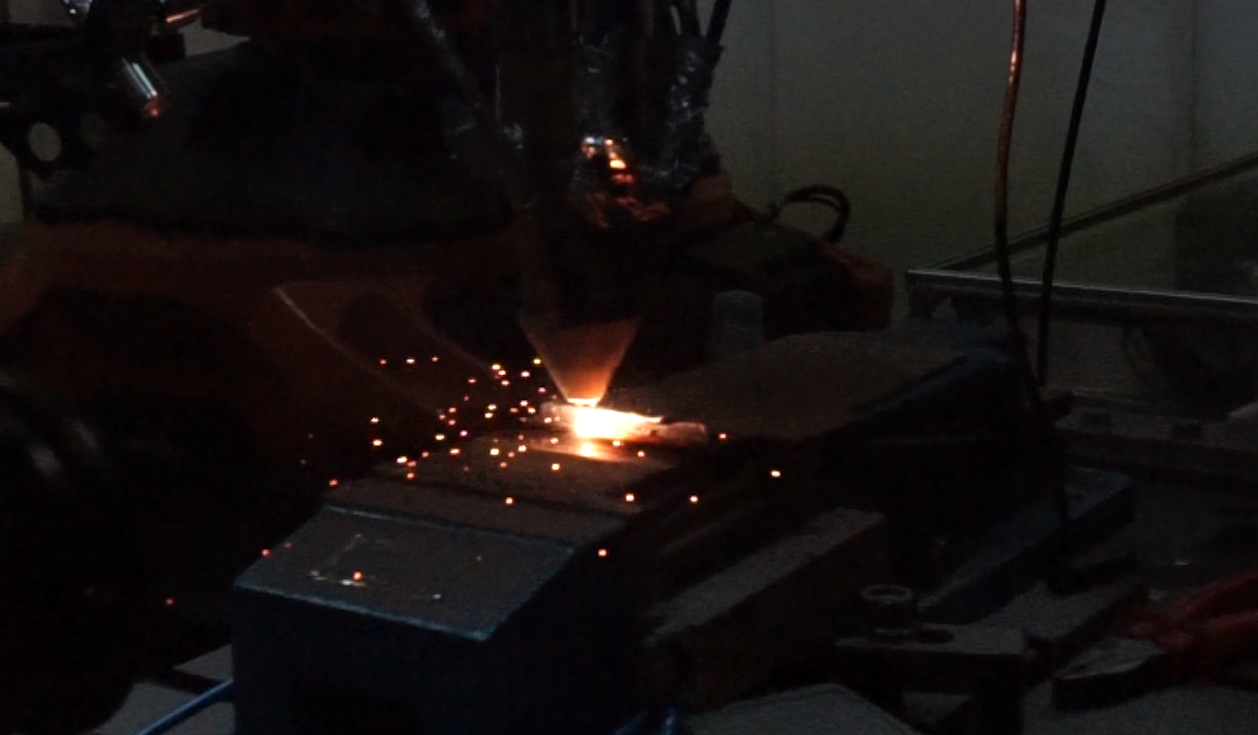
#> input picture code/video_camera_image_processing/test.png, 1258 x 735 px
$ jupyter execute algorithm_development.ipynb
#> lines starting #> are read from the running program, lines starting #| are printed output that depends on the picture; after the words box and inside, x2 and y2 are one past the last pixel; in counts of white or black regions, pixels touching at a corner belong together
### Function to identify the mask boundary points

[cell 1]
import cv2

# Initialize a list to store the coordinates
polygon_vertices = []

def draw_circle(event, x, y, flags, param):
    global polygon_vertices

    if event == cv2.EVENT_LBUTTONDOWN:
        # Add the point to the list of vertices
        polygon_vertices.append((x, y))
        # Draw a small circle at the point where we clicked
        cv2.circle(img, (x, y), 3, (255, 0, 0), -1)
        # Display the image with the points marked
        cv2.imshow('image', img)
        print(f"Point added: {(x, y)}")  # Print the point coordinates

# Load the image
img = cv2.imread('test.png')  # Replace with your image path
#> img is the input picture: shape (735, 1258, 3); mean B, G, R 16.7, 16.9, 21.8
cv2.imshow('image', img)

# Set mouse callback function
cv2.setMouseCallback('image', draw_circle)

print("Click on the image to select the vertices of the polygon. Press any key to exit.")

# Wait until a key is pressed
cv2.waitKey(0)
cv2.destroyAllWindows()

# Print out the selected coordinates
print("Selected polygon vertices:")
print(polygon_vertices)

[cell 2]
import cv2
import numpy as np
import matplotlib.pyplot as plt

def create_mask(image_shape, vertices):
    mask = np.ones(image_shape, dtype=np.uint8) * 255  # Create a mask that is all white
    cv2.fillPoly(mask, [np.array(vertices, dtype=np.int32)], 0)  # Fill the polygon with black (0)
    return mask

def preprocess_image(image_path, threshold_value=90, crop_params=None, mask_vertices=None):
    # Load the image
    image_original = cv2.imread(image_path)
    # Convert to grayscale
    gray = cv2.cvtColor(image_original, cv2.COLOR_BGR2GRAY)
    # Apply a fixed threshold
    _, thresholded = cv2.threshold(gray, threshold_value, 255, cv2.THRESH_BINARY)

    # Apply mask if vertices are provided
    masked = thresholded.copy()
    if mask_vertices:
        mask = create_mask(gray.shape, mask_vertices)
        # Apply the mask to exclude the polygon area after thresholding
        masked = cv2.bitwise_and(masked, mask)

    # Crop the image if crop parameters are provided
    cropped = masked.copy()
    if crop_params:
        cropped = crop_image(masked, *crop_params)

    return image_original, gray, thresholded, masked, cropped


def crop_image(image, left=0, top=0, right=0, bottom=0):
    height, width = image.shape[:2]
    new_right = width - right
    new_bottom = height - bottom
    cropped_image = image[top:new_bottom, left:new_right]
    return cropped_image


# Function to filter contours based on minimum area
def filter_contours_by_area(contours, min_area=10, max_area = 50):
    filtered_contours = [cnt for cnt in contours if (cv2.contourArea(cnt) >= min_area and cv2.contourArea(cnt) < max_area)]
    return filtered_contours

# Function to find contours and quantify the features
def quantify_features(thresholded, min_area=1, max_area=50):
    contours, _ = cv2.findContours(thresholded, cv2.RETR_EXTERNAL, cv2.CHAIN_APPROX_SIMPLE)
    filtered_contours = filter_contours_by_area(contours, min_area, max_area)
    num_features = len(filtered_contours)
    total_feature_area = sum(cv2.contourArea(cnt) for cnt in filtered_contours)
    return filtered_contours, num_features, total_feature_area

# Function to visualize the results
def visualize_results(original_image, thresholded, filtered_contours, crop_params):
    contour_features_image = original_image.copy()
    crop_offsets = (crop_params[0], crop_params[1])
    # Adjust contours to match the original image's coordinate system
    adjusted_contours = [cnt + np.array([crop_offsets]) for cnt in filtered_contours]
    cv2.drawContours(contour_features_image, adjusted_contours, -1, (0, 255, 0), 2)
    # Convert images to RGB for displaying with matplotlib
    original_image_rgb = cv2.cvtColor(original_image, cv2.COLOR_BGR2RGB)
    threshold_rgb = cv2.cvtColor(thresholded, cv2.COLOR_GRAY2RGB)
    contour_features_image_rgb = cv2.cvtColor(contour_features_image, cv2.COLOR_BGR2RGB)
    # Display the images
    plt.figure(figsize=(20, 10))
    plt.subplot(1, 3, 1)
    plt.title('Original Image')
    plt.imshow(original_image_rgb)
    plt.axis('off')
    plt.subplot(1, 3, 2)
    plt.title('Thresholded Binary Image')
    plt.imshow(threshold_rgb)
    plt.axis('off')
    plt.subplot(1, 3, 3)
    plt.title('Detected Features Contours')
    plt.imshow(contour_features_image_rgb)
    plt.axis('off')
    plt.show()

# [18 lines of commented-out code are left out]

### Demonstration

[cell 3]
# Main code
image_path = 'test2.png'  # Replace with your image path
crop_params = (100, 50, 200, 100)  # Example crop parameters (left, top, right, bottom)

mask_vertices = [(12, 92), (66, 80), (99, 90), (116, 98), (146, 108), (163, 117), (192, 104), (200, 82), (204, 64), (219, 37), (322, 35), (392, 29), (419, 48), (430, 79), (445, 117), (478, 132), (497, 138), (503, 148), (510, 182), (517, 217), (518, 250), (518, 274), (520, 286), (572, 373), (580, 379), (594, 382), (611, 377), (621, 370), (662, 282), (672, 258), (678, 223), (687, 211), (705, 190), (752, 182), (821, 184), (886, 258), (946, 326), (1011, 363), (1067, 344), (1093, 274), (1101, 32), (1095, 4), (1096, 1), (1096, 3), (1027, 8), (958, 8), (836, 12), (734, 8), (415, 4), (206, 4), (103, 4), (25, 3), (7, 9), (2, 35), (5, 61)]

# image_original, image_cropped, gray, thresholded = preprocess_image(image_path, threshold_value=90,
#                                                                     crop_params=crop_params,
#                                                                     mask_vertices=mask_vertices)
image_original, gray, thresholded, masked, cropped = preprocess_image(image_path, threshold_value=100,
                                                                      crop_params=crop_params,
                                                                      mask_vertices=mask_vertices)
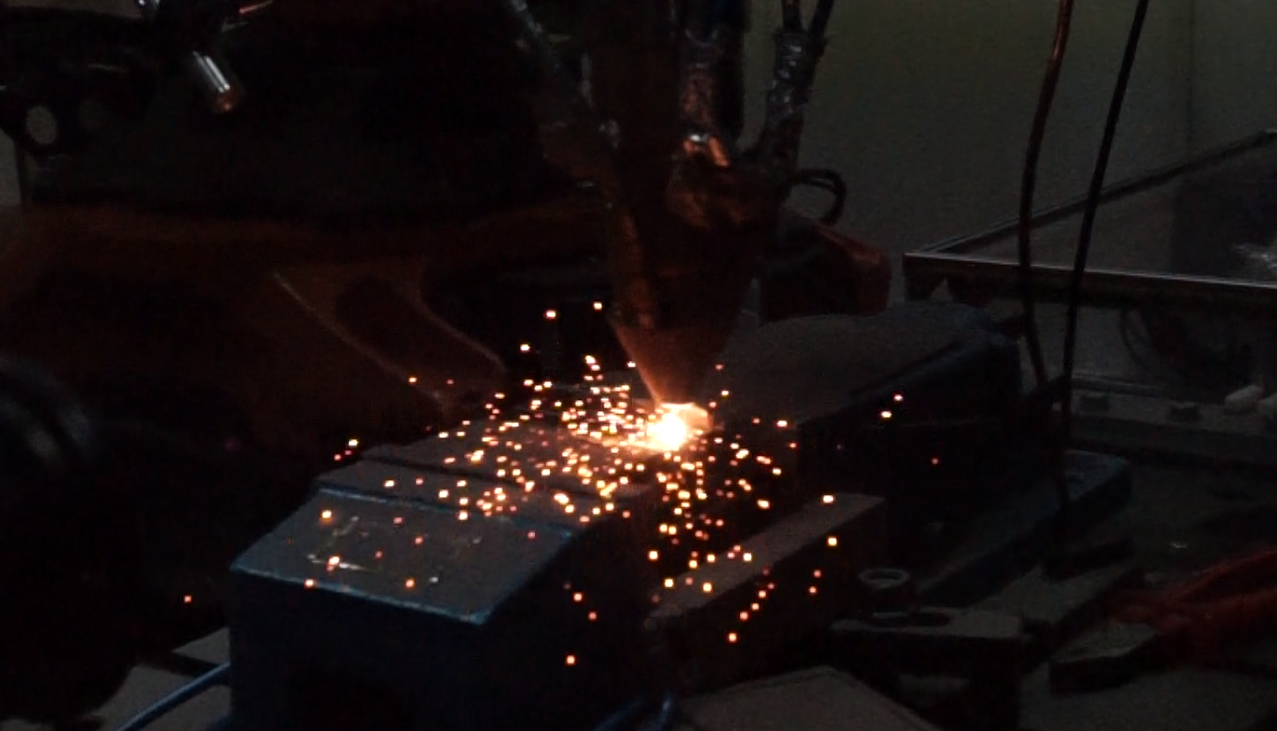
#> input picture code/video_camera_image_processing/test2.png, 1277 x 731 px
#> in preprocess_image, image_original is the input picture: shape (731, 1277, 3); mean B, G, R 16.7, 16.8, 24.4
#> in preprocess_image, `_, thresholded = cv2.threshold(gray, threshold_value, 255, cv2.THRESH_..`:
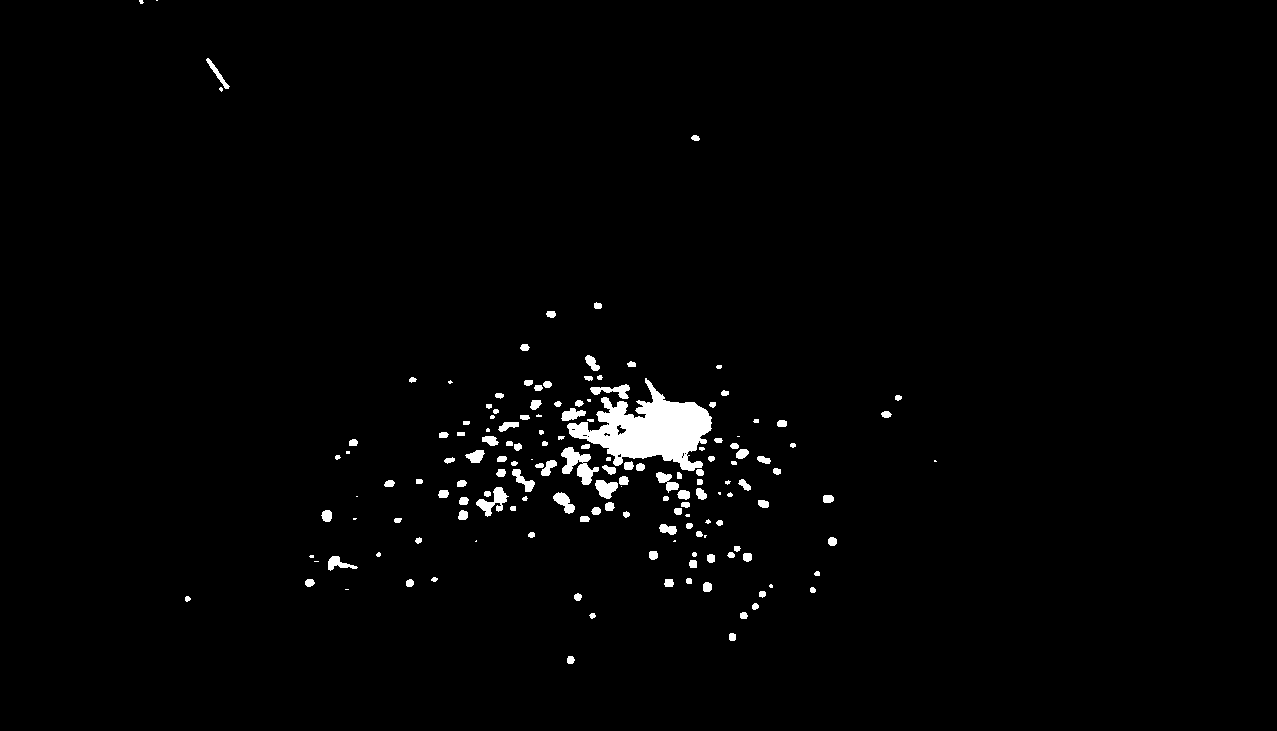
#> thresholded: shape (731, 1277); 1.7% white; 156 white regions (30 under 20 px), largest, box (x1, y1, x2, y2) and area: (567, 378, 712, 471) 6305, (561, 447, 599, 485) 666, (476, 487, 509, 517) 403
#> in create_mask, `cv2.fillPoly(mask, [np.array(vertices, dtype=np.int32)], 0)`:
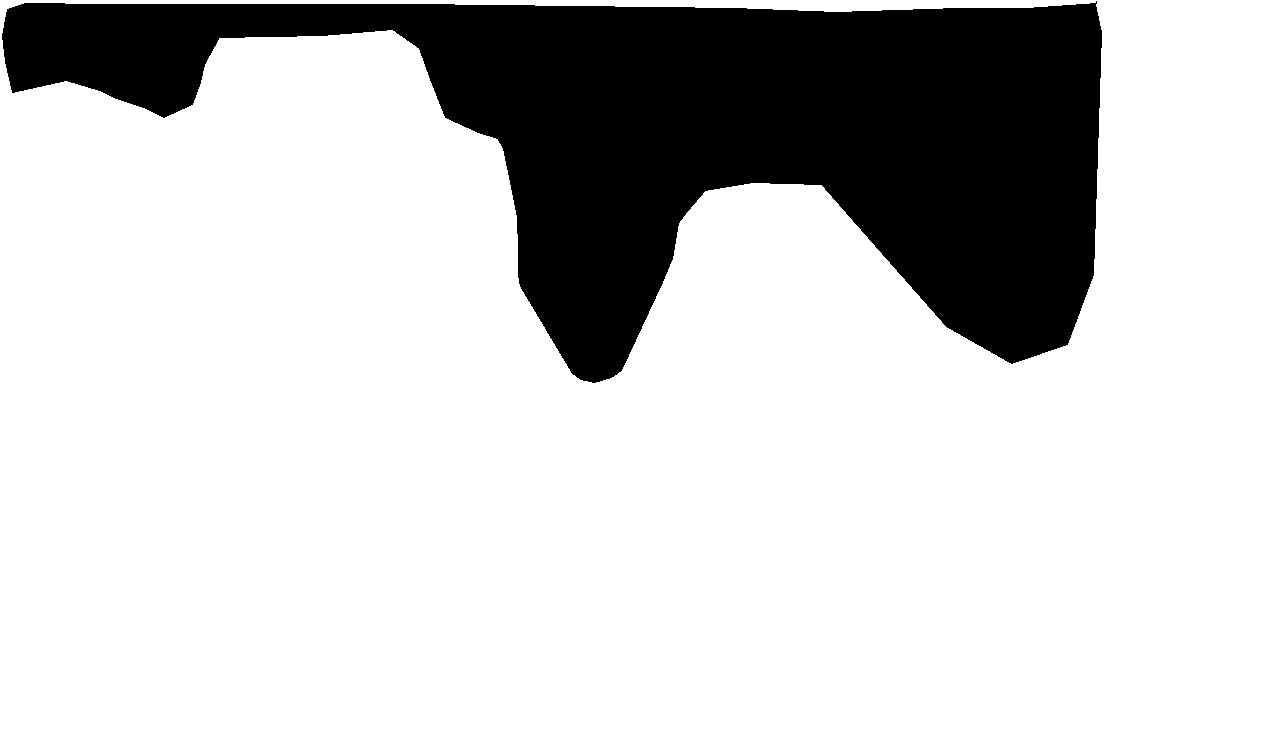
#> mask: shape (731, 1277); 78.8% white; 1 black region, box (x1, y1, x2, y2) and area: (2, 1, 1102, 383) 197722
#> in crop_image, `cropped_image = image[top:new_bottom, left:new_right]`:
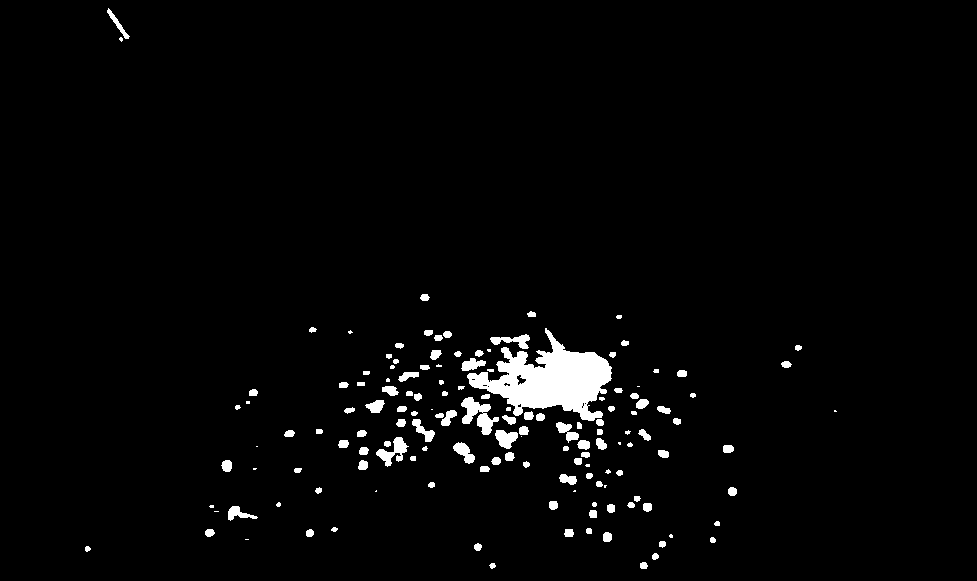
#> cropped_image: shape (581, 977); 2.6% white; 146 white regions (28 under 20 px)

filtered_contours, num_features, total_feature_area = quantify_features(cropped, min_area=1, max_area=800)
#> in quantify_features, `contours, _ = cv2.findContours(thresholded, cv2.RETR_EXTERNAL, cv2.CHA..`: contours = 146 contours, 48 with area under 20; largest, box (x1, y1, x2, y2) and area: (467, 328, 612, 421) 6088, (461, 397, 499, 435) 580, (376, 437, 409, 467) 342, (495, 430, 518, 449) 257, (490, 334, 530, 349) 227
#> in filter_contours_by_area, `filtered_contours = [cnt for cnt in contours if (cv2.contourArea(cnt) ..`: filtered_contours = 138 contours, 41 with area under 20; largest, box (x1, y1, x2, y2) and area: (461, 397, 499, 435) 580, (376, 437, 409, 467) 342, (495, 430, 518, 449) 257, (490, 334, 530, 349) 227, (453, 442, 475, 464) 214
#> in quantify_features, `num_features = len(filtered_contours)`: num_features = 138
#> in quantify_features, `total_feature_area = sum(cv2.contourArea(cnt) for cnt in filtered_cont..`: total_feature_area = 6840
#> num_features = 138; total_feature_area = 6840
print(f"Number of features: {num_features}, Total area of features: {total_feature_area}")
#| Number of features: 138, Total area of features: 6840.0
visualize_results(image_original, thresholded, filtered_contours, crop_params)
#> in visualize_results, `adjusted_contours = [cnt + np.array([crop_offsets]) for cnt in filtere..`: adjusted_contours = 138 items
#> in visualize_results, `cv2.drawContours(contour_features_image, adjusted_contours, -1, (0, 25..`:
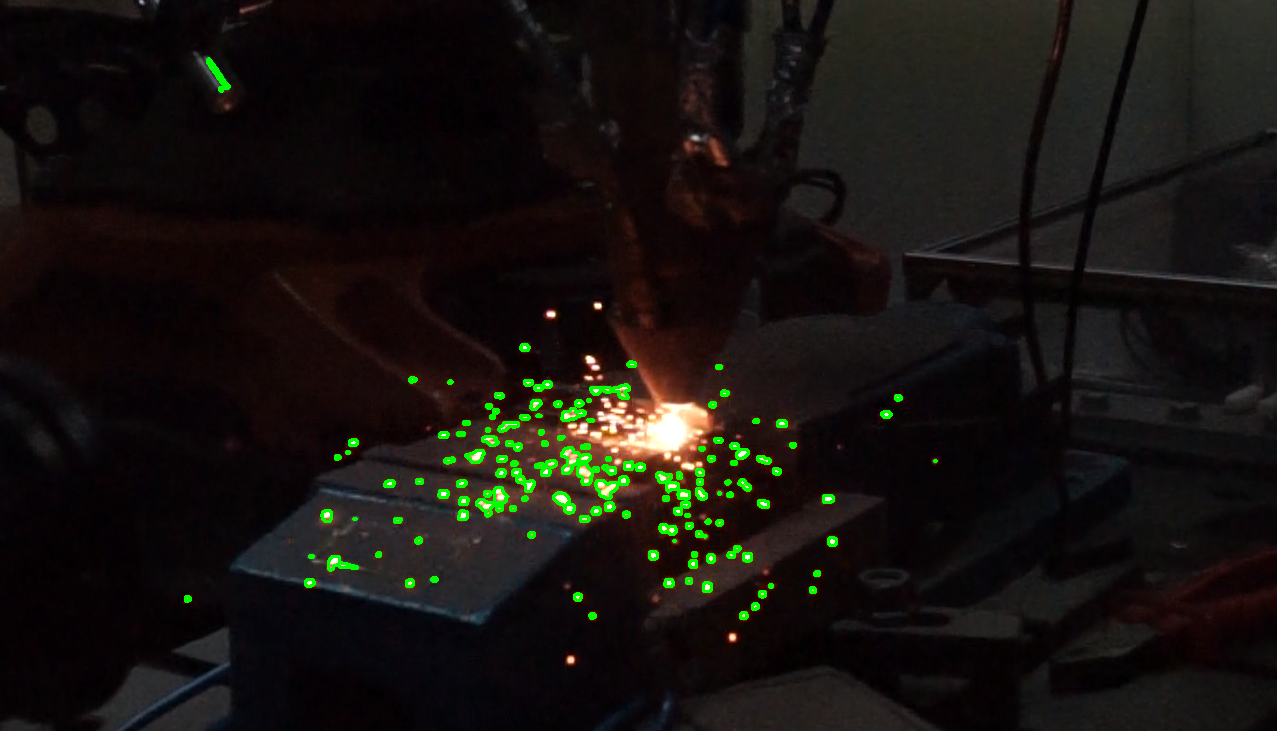
#> contour_features_image: shape (731, 1277, 3); 1.26% of pixels changed, all inside (x1, y1, x2, y2) = (184, 57, 938, 620)
